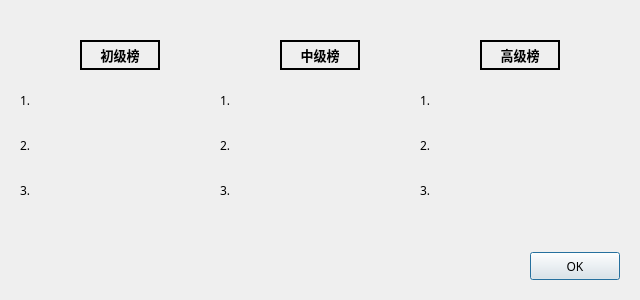
<?xml version="1.0" encoding="UTF-8"?>
<ui version="4.0">
 <class>RecordDialog</class>
 <widget class="QDialog" name="RecordDialog">
  <property name="geometry">
   <rect>
    <x>0</x>
    <y>0</y>
    <width>640</width>
    <height>300</height>
   </rect>
  </property>
  <property name="minimumSize">
   <size>
    <width>640</width>
    <height>300</height>
   </size>
  </property>
  <property name="maximumSize">
   <size>
    <width>640</width>
    <height>300</height>
   </size>
  </property>
  <property name="font">
   <font>
    <family>微软雅黑</family>
   </font>
  </property>
  <property name="windowTitle">
   <string>排行榜 Mine Sweeper</string>
  </property>
  <widget class="QLabel" name="pNormalTitleLabel">
   <property name="geometry">
    <rect>
     <x>280</x>
     <y>40</y>
     <width>80</width>
     <height>30</height>
    </rect>
   </property>
   <property name="font">
    <font>
     <family>微软雅黑</family>
     <pointsize>10</pointsize>
     <bold>true</bold>
    </font>
   </property>
   <property name="styleSheet">
    <string notr="true">border: 2px solid #000000;
color: #000000;</string>
   </property>
   <property name="frameShape">
    <enum>QFrame::WinPanel</enum>
   </property>
   <property name="text">
    <string>中级榜</string>
   </property>
   <property name="alignment">
    <set>Qt::AlignCenter</set>
   </property>
  </widget>
  <widget class="QLabel" name="pEasyTitleLabel">
   <property name="geometry">
    <rect>
     <x>80</x>
     <y>40</y>
     <width>80</width>
     <height>30</height>
    </rect>
   </property>
   <property name="font">
    <font>
     <family>微软雅黑</family>
     <pointsize>10</pointsize>
     <bold>true</bold>
    </font>
   </property>
   <property name="styleSheet">
    <string notr="true">border: 2px solid #000000;
color: #000000;</string>
   </property>
   <property name="frameShape">
    <enum>QFrame::WinPanel</enum>
   </property>
   <property name="text">
    <string>初级榜</string>
   </property>
   <property name="alignment">
    <set>Qt::AlignCenter</set>
   </property>
  </widget>
  <widget class="QLabel" name="pHighTitleLabel">
   <property name="geometry">
    <rect>
     <x>480</x>
     <y>40</y>
     <width>80</width>
     <height>30</height>
    </rect>
   </property>
   <property name="font">
    <font>
     <family>微软雅黑</family>
     <pointsize>10</pointsize>
     <bold>true</bold>
    </font>
   </property>
   <property name="styleSheet">
    <string notr="true">border: 2px solid #000000;
color: #000000;</string>
   </property>
   <property name="frameShape">
    <enum>QFrame::WinPanel</enum>
   </property>
   <property name="text">
    <string>高级榜</string>
   </property>
   <property name="alignment">
    <set>Qt::AlignCenter</set>
   </property>
  </widget>
  <widget class="QLabel" name="pEasyLabelNo1">
   <property name="geometry">
    <rect>
     <x>20</x>
     <y>90</y>
     <width>20</width>
     <height>20</height>
    </rect>
   </property>
   <property name="font">
    <font>
     <family>微软雅黑</family>
    </font>
   </property>
   <property name="text">
    <string>1.</string>
   </property>
  </widget>
  <widget class="QLabel" name="pNormalLabelNo1">
   <property name="geometry">
    <rect>
     <x>220</x>
     <y>90</y>
     <width>20</width>
     <height>20</height>
    </rect>
   </property>
   <property name="font">
    <font>
     <family>微软雅黑</family>
    </font>
   </property>
   <property name="text">
    <string>1.</string>
   </property>
  </widget>
  <widget class="QLabel" name="pHighLabelNo1">
   <property name="geometry">
    <rect>
     <x>420</x>
     <y>90</y>
     <width>20</width>
     <height>20</height>
    </rect>
   </property>
   <property name="font">
    <font>
     <family>微软雅黑</family>
    </font>
   </property>
   <property name="text">
    <string>1.</string>
   </property>
  </widget>
  <widget class="QLabel" name="pEasyLabelNo2">
   <property name="geometry">
    <rect>
     <x>20</x>
     <y>135</y>
     <width>20</width>
     <height>20</height>
    </rect>
   </property>
   <property name="font">
    <font>
     <family>微软雅黑</family>
    </font>
   </property>
   <property name="text">
    <string>2.</string>
   </property>
  </widget>
  <widget class="QLabel" name="pEasyLabelNo3">
   <property name="geometry">
    <rect>
     <x>20</x>
     <y>180</y>
     <width>20</width>
     <height>20</height>
    </rect>
   </property>
   <property name="font">
    <font>
     <family>微软雅黑</family>
    </font>
   </property>
   <property name="text">
    <string>3.</string>
   </property>
  </widget>
  <widget class="QLabel" name="pNormalLabelNo2">
   <property name="geometry">
    <rect>
     <x>220</x>
     <y>135</y>
     <width>20</width>
     <height>20</height>
    </rect>
   </property>
   <property name="font">
    <font>
     <family>微软雅黑</family>
    </font>
   </property>
   <property name="text">
    <string>2.</string>
   </property>
  </widget>
  <widget class="QLabel" name="pHighLabelNo2">
   <property name="geometry">
    <rect>
     <x>420</x>
     <y>135</y>
     <width>20</width>
     <height>20</height>
    </rect>
   </property>
   <property name="font">
    <font>
     <family>微软雅黑</family>
    </font>
   </property>
   <property name="text">
    <string>2.</string>
   </property>
  </widget>
  <widget class="QLabel" name="pNormalLabelNo3">
   <property name="geometry">
    <rect>
     <x>220</x>
     <y>180</y>
     <width>20</width>
     <height>20</height>
    </rect>
   </property>
   <property name="font">
    <font>
     <family>微软雅黑</family>
    </font>
   </property>
   <property name="text">
    <string>3.</string>
   </property>
  </widget>
  <widget class="QLabel" name="pHighLabelNo3">
   <property name="geometry">
    <rect>
     <x>420</x>
     <y>180</y>
     <width>20</width>
     <height>20</height>
    </rect>
   </property>
   <property name="font">
    <font>
     <family>微软雅黑</family>
    </font>
   </property>
   <property name="text">
    <string>3.</string>
   </property>
  </widget>
  <widget class="QPushButton" name="pCloseButton">
   <property name="geometry">
    <rect>
     <x>530</x>
     <y>252</y>
     <width>90</width>
     <height>28</height>
    </rect>
   </property>
   <property name="font">
    <font>
     <family>微软雅黑</family>
    </font>
   </property>
   <property name="text">
    <string>OK</string>
   </property>
  </widget>
 </widget>
 <resources/>
 <connections>
  <connection>
   <sender>pCloseButton</sender>
   <signal>clicked()</signal>
   <receiver>RecordDialog</receiver>
   <slot>close()</slot>
   <hints>
    <hint type="sourcelabel">
     <x>574</x>
     <y>265</y>
    </hint>
    <hint type="destinationlabel">
     <x>319</x>
     <y>149</y>
    </hint>
   </hints>
  </connection>
 </connections>
</ui>
